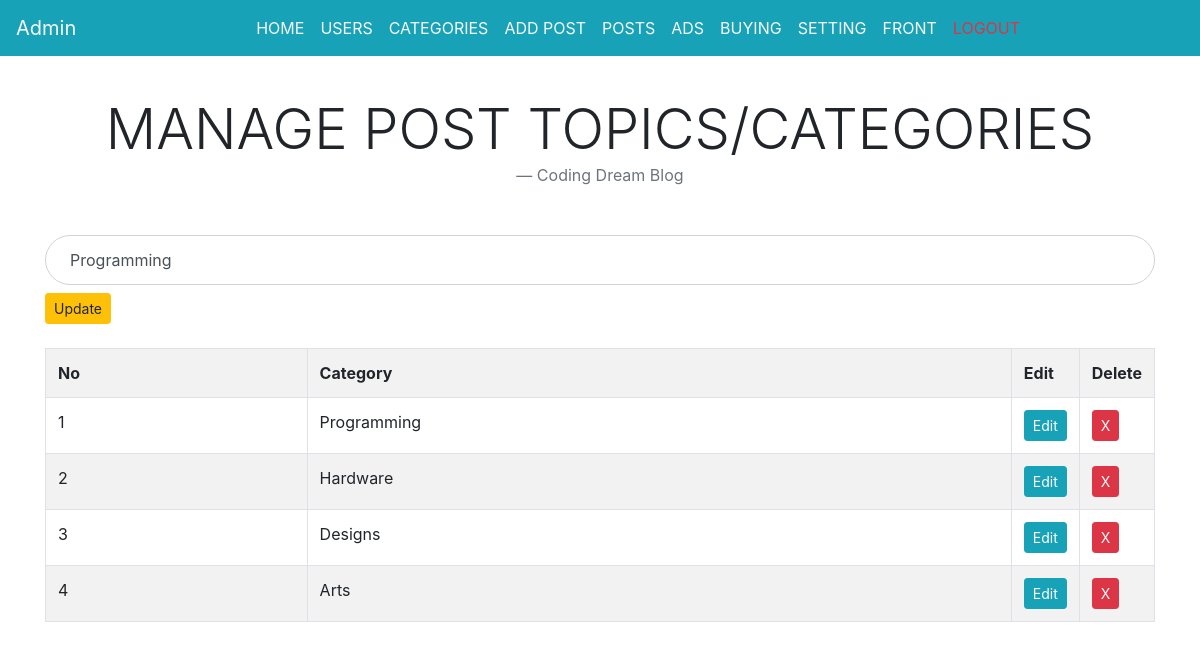
The page /category.php?edit=18 (signed in) on the database as committed earlier.
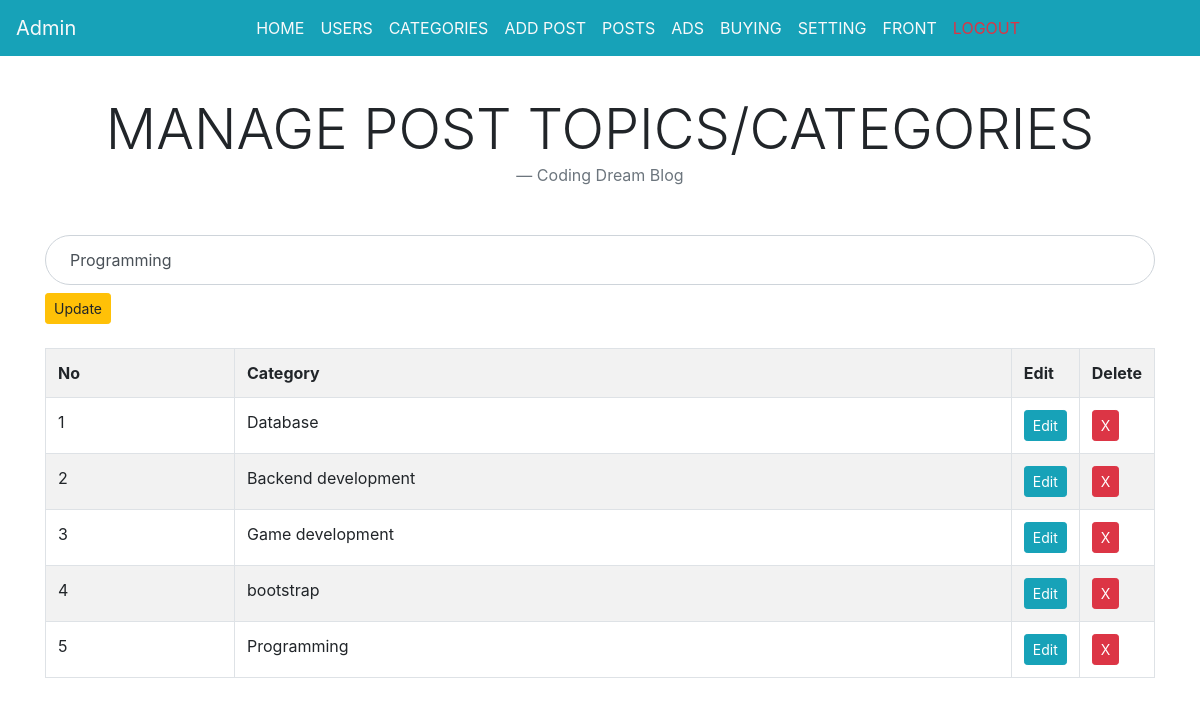
The same page on the database as committed later.
### tables this page shows
CREATE TABLE `categories` (
  `id` int(20) NOT NULL,
  `name` varchar(255) DEFAULT NULL
);

### connect.php (called while the page is built, shortened)
<?php
if(isset($_SESSION['id']) && isset($_SESSION['role'])){
$logrole    		= $_SESSION['role'];
}
?>

### category.php (the view, shortened to what this page needs)
<?php include_once "connect.php"; ?>
<?php include_once "header.php"; ?>
<?php if($logrole == 'admin'){ ?>
<?php include_once "admin.php"; ?>
<?php }else{ header("Location: logout.php"); } ?>
<main role="main" class="container">
<div class="row">
<div class="col-md-12 col-sm-12 col-lg-12">
<blockquote class="blockquote text-center mb-5">
  <h1 class="mb-0 text-uppercase display-4">Manage Post Topics/Categories</h1>
  <footer class="blockquote-footer">Coding Dream Blog</footer>
</blockquote>
<?php
	if(isset($_GET['edit'])){
		$edit = $_GET['edit'];
		$catEdit 	= "SELECT * FROM categories WHERE id = '{$edit}' ";
		$catRun 	= $db->query($catEdit);
		$catrow 	= $catRun->fetch_assoc();
		$catName 	= $catrow['name'];
	}
 ?>
<form method="post">
<input type="text" class="form-control p-4 rounded-5" name="<?php if(isset($catName)){echo 'update';}else{echo 'cat'; } ?>" value="<?php if(isset($catName)){echo $catName; } ?>" placeholder="Add Category" required>
<?php if(isset($catName)){
echo '<input type="submit" value="Update" class="btn btn-warning btn-sm mt-2" name="updatecategory">';
}else{ ?>
<input type="submit" value="Add" class="btn btn-info btn-sm mt-2 rounded-5 p-3 px-5" name="addcategory">
<?php } ?>
</form>
<br>
<table class="table table-striped table-bordered">
<tr>
<th>No</th>
<th>Category</th>
<th>Edit</th>
<th>Delete</th>
</tr>
<?php
$categories 	= "SELECT * FROM categories ORDER BY id DESC";
$run 	= $db->query($categories);
if($run->num_rows == 0){
echo "<td>No Category.</td>";
}else{
$no = 0;
while($get = $run->fetch_assoc()){
$id 	= $get['id'];
$name 	= $get['name'];
$no++;
?>
<tr>
<td><?php echo $no ?></td>
<td><?php echo $name ?></td>
<td width="10"><a class="btn btn-info btn-sm" href="category.php?edit=<?php echo $id ?>">Edit</a></td>
<td width="10"><a class="btn btn-danger btn-sm" href="category.php?remove=<?php echo $id ?>">X</a></td>
</tr>
<?php
}
}
?>
</table>
</div>
</div>
</main>

Rows that differ between the two databases and show on the page:
removed categories: name "Hardware"
removed categories: name "Designs"
removed categories: name "Arts"
added categories: name "Database"
added categories: name "Backend development"
added categories: name "Game development"
added categories: name "bootstrap"
